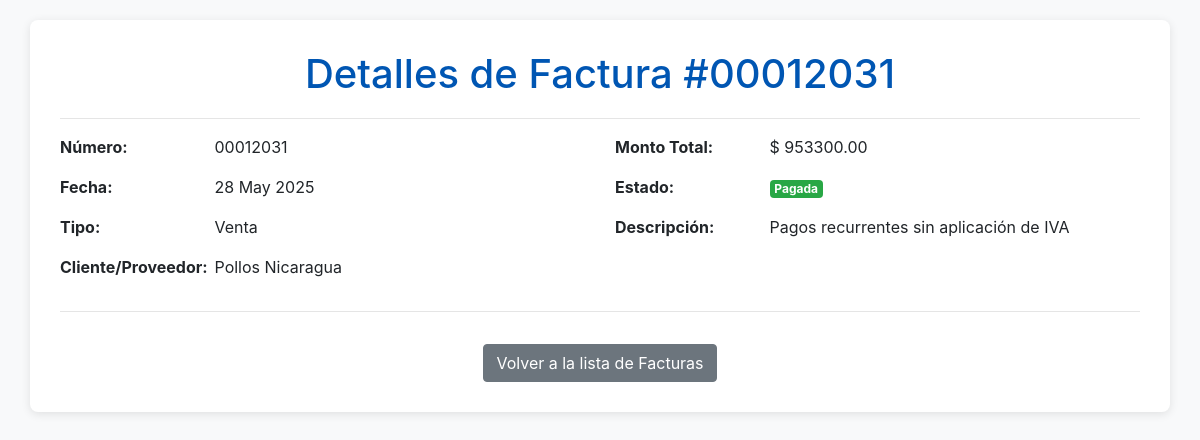
Page /facturas/ver/1/ on the committed database.
### contabilidad/models.py (models this page shows, shortened)
class Factura(models.Model):
    class TipoFactura(models.TextChoices):
        VENTA = 'VENTA', _('Venta')
        COMPRA = 'COMPRA', _('Compra')
    class EstadoFactura(models.TextChoices):
        BORRADOR = 'BORRADOR', _('Borrador')
        EMITIDA = 'EMITIDA', _('Emitida')
        PAGADA = 'PAGADA', _('Pagada')
        PAGADA_PARCIALMENTE = 'PAGADA_PARCIALMENTE', _('Pagada Parcialmente')
        ANULADA = 'ANULADA', _('Anulada')
    id = models.AutoField(primary_key=True)
    numero_factura = models.CharField(
        max_length=50,
        unique=True,
        verbose_name="Número de Factura"
    )
    fecha_factura = models.DateField(
        verbose_name="Fecha de Factura"
    )
    fecha_vencimiento = models.DateField(
        verbose_name="Fecha de Vencimiento",
        blank=True,
        null=True
    )
    tipo_factura = models.CharField(
        max_length=20,
        choices=TipoFactura.choices,
        verbose_name="Tipo de Factura"
    )
    nombre_cliente_proveedor = models.CharField(
        max_length=200,
        blank=True,
        null=True,
        verbose_name="Nombre Cliente/Proveedor",
        help_text="Nombre del cliente o proveedor asociado a la factura."
    )
    monto_total = models.DecimalField(
        max_digits=18,
        decimal_places=2,
        verbose_name="Monto Total"
    )
    monto_impuestos = models.DecimalField(
        max_digits=18,
        decimal_places=2,
        default=0.00,
        verbose_name="Monto Impuestos"
    )
    moneda = models.CharField(
        max_length=3,
        default='COP',
        verbose_name="Moneda",
        help_text="Código ISO 4217 de la moneda (ej: COP, USD)."
    )
    estado = models.CharField(
        max_length=20,
        choices=EstadoFactura.choices,
        default=EstadoFactura.BORRADOR,
        verbose_name="Estado de Factura"
    )
    descripcion = models.TextField(
        blank=True,
        null=True,
        verbose_name="Descripción"
    )
    comprobante_maestro = models.OneToOneField(
        'ComprobanteMaestro',
        on_delete=models.SET_NULL,
        null=True,
        blank=True,
        related_name='factura_asociada',
        verbose_name="Comprobante Contable Asociado",
        help_text="Comprobante contable generado a partir de esta factura."
    )
    fecha_creacion = models.DateTimeField(auto_now_add=True)
    fecha_actualizacion = models.DateTimeField(auto_now=True)
    class Meta:
        verbose_name = "Factura"
        verbose_name_plural = "Facturas"
        ordering = ['-fecha_factura', '-numero_factura']

### contabilidad/views.py (the view)
# urls.py: path('facturas/ver/<int:pk>/', views.ver_factura, name='VerFacturas'),
def ver_factura(request, pk):
    factura = get_object_or_404(Factura, pk=pk)
    context = {
        'factura': factura
    }
    return render(request, 'contabilidad/ver_facturas.html', context)

### contabilidad/templates/contabilidad/ver_facturas.html (shortened to what this page needs)
<!DOCTYPE html>
<html lang="es">
<head>
    <link rel="stylesheet" href="https://maxcdn.bootstrapcdn.com/bootstrap/4.0.0-beta/css/bootstrap.min.css">
</head>
<body>
    <div class="container">
        <h1 class="text-center">Detalles de Factura #{{ factura.numero_factura }}</h1>
        <hr>
        <div class="row">
            <div class="col-md-6">
                <p class="detail-row"><strong>Número:</strong> {{ factura.numero_factura }}</p>
                <p class="detail-row"><strong>Fecha:</strong> {{ factura.fecha_factura|date:"d M Y" }}</p>
                <p class="detail-row"><strong>Tipo:</strong> {{ factura.get_tipo_factura_display }}</p>
                <p class="detail-row"><strong>Cliente/Proveedor:</strong> {{ factura.nombre_cliente_proveedor }}</p>
            </div>
            <div class="col-md-6">
                <p class="detail-row"><strong>Monto Total:</strong> $ {{ factura.monto_total|floatformat:2 }}</p>
                <p class="detail-row"><strong>Estado:</strong>
                    <span class="badge
                        {% if factura.estado == 'EMITIDA' %}badge-info
                        {% elif factura.estado == 'PAGADA' %}badge-success
                        {% elif factura.estado == 'PAGADA_PARCIALMENTE' %}badge-warning
                        {% elif factura.estado == 'ANULADA' %}badge-danger
                        {% else %}badge-secondary{% endif %}">
                        {{ factura.get_estado_display }}
                    </span>
                </p>
                <p class="detail-row"><strong>Descripción:</strong> {{ factura.descripcion|default:"N/A" }}</p>
            </div>
        </div>
        <hr>
        <div class="text-center">
            <a href="{% url 'GestionFacturas' %}" class="btn btn-secondary mt-3">Volver a la lista de Facturas</a>
        </div>
    </div>
</body>
</html>

### contabilidad/templates/contabilidad/ver_facturas.html (style rules this page uses)
body { padding: 20px; background-color: #f8f9fa; }
.container { background-color: #ffffff; padding: 30px; border-radius: 8px; box-shadow: 0 2px 10px rgba(0,0,0,0.1); }
h1 { color: #0056b3; margin-bottom: 20px; }
.detail-row strong { width: 150px; display: inline-block; }

### rows in the picture
Factura: numero_factura "00012031", fecha_factura "28 May 2025", tipo_factura "Venta", nombre_cliente_proveedor "Pollos Nicaragua", monto_total "953300.00", estado "Pagada", descripcion "Pagos recurrentes sin aplicación de IVA"
